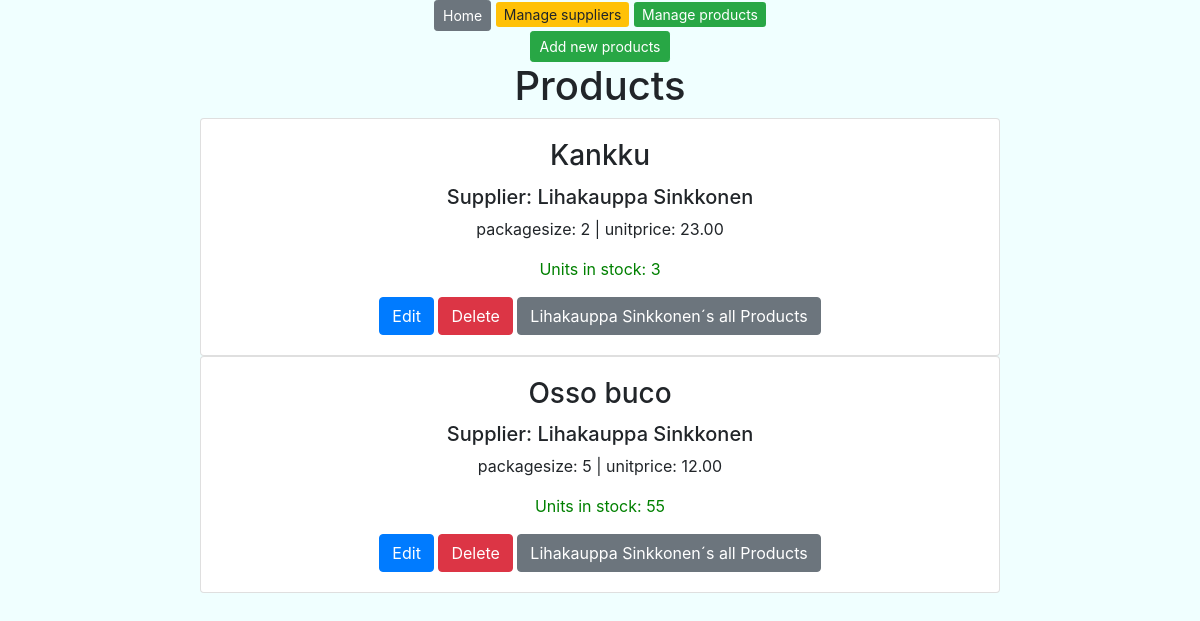
The app's page /products-by-supplier/4/ with its own data.
### app/models.py (models this page shows)
class Product(models.Model):
    productname = models.CharField(max_length = 20, default = "laku")
    packagesize = models.CharField(max_length = 20, default = 3)
    unitprice = models.DecimalField(max_digits=8, decimal_places=2, default=1.00)
    unitsinstock = models.IntegerField(default = 3)
    supplier = models.ForeignKey(Supplier, on_delete=models.CASCADE)

class Supplier(models.Model):
    companyname = models.CharField(max_length = 50, default="firma")
    contactname = models.CharField(max_length = 50, default="firma")
    address = models.CharField(max_length = 100, default="firma")
    phone = models.CharField(max_length = 20, default="firma")
    email = models.CharField(max_length = 50, default="firma")
    country = models.CharField(max_length = 50, default="firma")

### app/views.py (the view)
# urls.py: path('products-by-supplier/<int:iidee>/', products_filtered),
def products_filtered(request,iidee):
        productlist = Product.objects.all()
        filteredproducts = productlist.filter(supplier = iidee)
        context = {'products': filteredproducts}
        return render (request, "products.html", context)

### app/templates/products.html (shortened to what this page needs)
{% extends 'index.html' %}
{% block content %}
<button id="add-btn" class="btn btn-success btn-sm" onclick="showaddform()">Add new products</button>
<h1>Products</h1>
{% for p in products %}
<div class="card" style="width: 50rem;">
    <div class="card-body">
        <h3 class="card-title">{{p.productname}} </h3>
        <h5 class="card-text">Supplier: {{p.supplier.companyname}}</h5>
        <p class="card-text">packagesize: {{p.packagesize}} | unitprice: {{p.unitprice}}</p>
        <p class="card-text" style="color: green;">Units in stock: {{p.unitsinstock}}</p>
        <a href="/edit-product-get/{{p.id}}/" class="btn btn-primary">Edit</a>
        <a href="/delete-product/{{p.id}}/" class="btn btn-danger">Delete</a>
        <a href="/products-by-supplier/{{p.supplier.id}}/" class="btn btn-secondary">{{p.supplier.companyname}}´s all
            Products</a>
    </div>
</div>
{% empty %}
<div class="card" style="width: 50rem;">
    <div class="card-body">
        <p class="card-text">No products found in the database </p>
    </div>
</div>
{% endfor %}
{% endblock %}

### records on screen
Product: productname "Kankku", supplier.companyname "Lihakauppa Sinkkonen", packagesize "2", unitprice "23.00", unitsinstock "3"
Product: productname "Osso buco", supplier.companyname "Lihakauppa Sinkkonen", packagesize "5", unitprice "12.00", unitsinstock "55"
